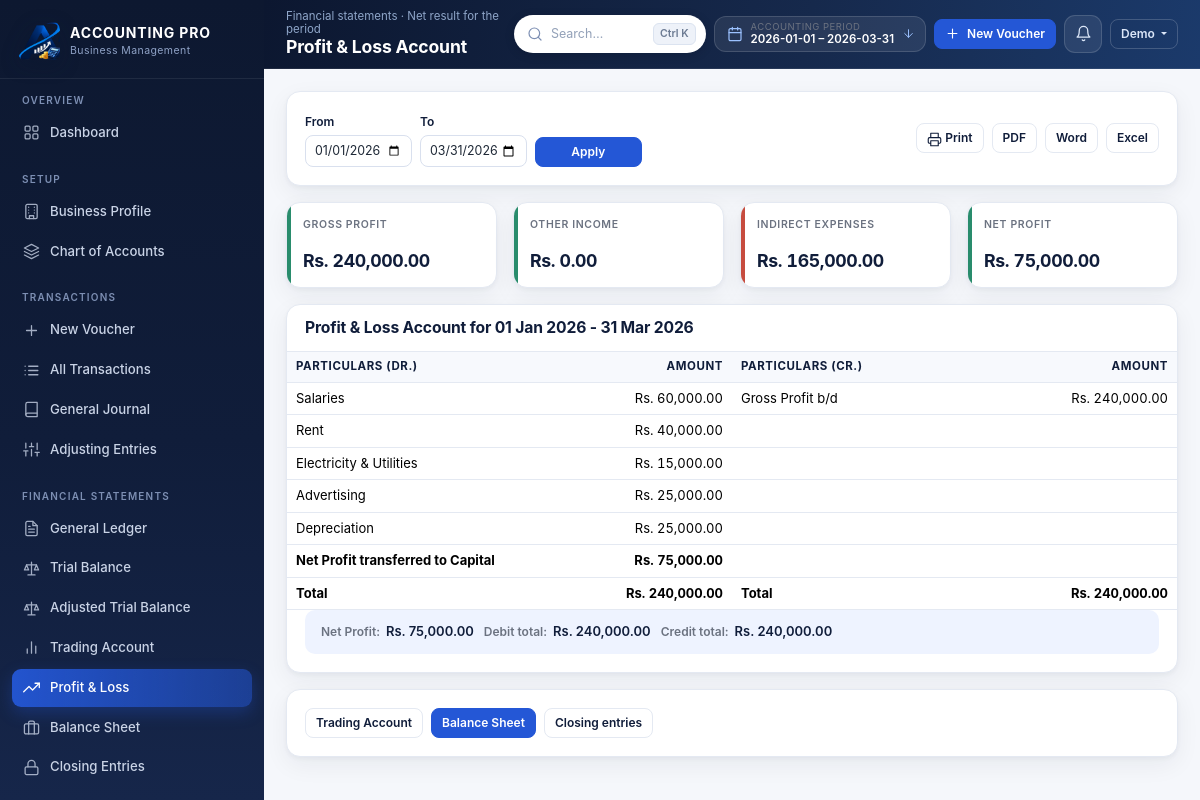
Page /profit-loss (signed in) on the committed database.
### models.py (models this page shows, shortened)
class AccountingPeriod(db.Model):
    __tablename__ = "accounting_periods"
    __table_args__ = (UniqueConstraint("business_id", "label", name="uq_period_label"),)
    id = db.Column(Integer, primary_key=True)
    business_id = db.Column(Integer, ForeignKey("businesses.id", ondelete="CASCADE"),
                            nullable=False, index=True)
    label = db.Column(String(120), nullable=False)
    kind = db.Column(String(20), default="Yearly", nullable=False)
    start_date = db.Column(Date, nullable=False)
    end_date = db.Column(Date, nullable=False)
    is_active = db.Column(Boolean, default=True, nullable=False)
    is_closed = db.Column(Boolean, default=False, nullable=False)
    created_at = db.Column(DateTime, default=datetime.utcnow, nullable=False)
    business = relationship("Business", back_populates="periods")

class User(db.Model):
    __tablename__ = "users"
    id = db.Column(Integer, primary_key=True)
    name = db.Column(String(120), nullable=False)
    email = db.Column(String(190), nullable=False, unique=True, index=True)
    password_hash = db.Column(String(255), nullable=False)
    is_active = db.Column(Boolean, default=True, nullable=False)
    reset_token = db.Column(String(120), index=True)
    reset_expires = db.Column(DateTime)
    last_login = db.Column(DateTime)
    created_at = db.Column(DateTime, default=datetime.utcnow, nullable=False)
    businesses = relationship("Business", back_populates="user",
                              cascade="all, delete-orphan")
    settings = relationship("UserSettings", back_populates="user", uselist=False,
                            cascade="all, delete-orphan")

class Account(db.Model):
    __tablename__ = "accounts"
    __table_args__ = (
        UniqueConstraint("business_id", "code", name="uq_account_code"),
        Index("ix_account_business_cat", "business_id", "category"),
    )
    id = db.Column(Integer, primary_key=True)
    business_id = db.Column(Integer, ForeignKey("businesses.id", ondelete="CASCADE"),
                            nullable=False, index=True)
    code = db.Column(String(20), nullable=False)
    name = db.Column(String(150), nullable=False)
    category = db.Column(String(30), nullable=False)
    subcategory = db.Column(String(40), nullable=False)
    normal_balance = db.Column(String(10), nullable=False, default="Debit")
    opening_debit = db.Column(Money, default=ZERO, nullable=False)
    opening_credit = db.Column(Money, default=ZERO, nullable=False)
    description = db.Column(Text)
    is_active = db.Column(Boolean, default=True, nullable=False)
    created_at = db.Column(DateTime, default=datetime.utcnow, nullable=False)
    business = relationship("Business", back_populates="accounts")
    lines = relationship("JournalLine", back_populates="account")
    @property
    def opening_net(self):
        return money(self.opening_debit) - money(self.opening_credit)

### app.py (the view)
    @app.route("/profit-loss")
    @business_required
    def profit_loss_page():
        business = get_business()
        start, end = period_range()
        bal = None
        t = trading_account(business.id, start, end)
        pl = profit_and_loss(business.id, start, end, trading=t)
        return render_template("profit_loss.html", pl=pl, t=t)

### templates/profit_loss.html (shortened to what this page needs)
{% extends 'base.html' %}
{% from 'partials/icons.html' import icon %}
{% from 'partials/macros.html' import two_side, empty_state %}
{% block page_title %}Profit &amp; Loss Account{% endblock %}
{% block crumb %}Financial statements · Net result for the period{% endblock %}
{% block content %}
<div class="card mb-3 no-print">
  <div class="card-body d-flex flex-wrap gap-2 align-items-center">
    <form method="get" class="row g-2 align-items-end">
      <div class="col-6 col-md-4"><label class="form-label">From</label>
        <input type="date" class="form-control form-control-sm" name="start" value="{{ period_start }}"></div>
      <div class="col-6 col-md-4"><label class="form-label">To</label>
        <input type="date" class="form-control form-control-sm" name="end" value="{{ period_end }}"></div>
      <div class="col-12 col-md-4"><button class="btn btn-primary btn-sm w-100">Apply</button></div>
    </form>
    <div class="ms-auto d-flex flex-wrap gap-2">
      <button class="btn btn-sm btn-ghost" type="button" data-print>{{ icon('printer') }} Print</button>
      <a class="btn btn-sm btn-ghost" href="{{ url_for('export_report', fmt='pdf', report_name='profit_loss') }}">PDF</a>
      <a class="btn btn-sm btn-ghost" href="{{ url_for('export_report', fmt='word', report_name='profit_loss') }}">Word</a>
      <a class="btn btn-sm btn-ghost" href="{{ url_for('export_report', fmt='excel', report_name='profit_loss') }}">Excel</a>
    </div>
  </div>
</div>
<div class="row g-3 mb-3">
  <div class="col-6 col-md-3"><div class="stat-card tone-income">
    <div class="stat-label">Gross Profit</div><div class="stat-value">{{ t.gross_profit|rs }}</div></div></div>
  <div class="col-6 col-md-3"><div class="stat-card tone-income">
    <div class="stat-label">Other Income</div><div class="stat-value">{{ pl.other_income|rs }}</div></div></div>
  <div class="col-6 col-md-3"><div class="stat-card tone-expense">
    <div class="stat-label">Indirect Expenses</div><div class="stat-value">{{ pl.expense_total|rs }}</div></div></div>
  <div class="col-6 col-md-3"><div class="stat-card {{ 'tone-income' if pl.is_profit else 'tone-expense' }}">
    <div class="stat-label">{{ 'Net Profit' if pl.is_profit else 'Net Loss' }}</div>
    <div class="stat-value {{ 'neg' if not pl.is_profit }}">
      {{ (pl.net_profit if pl.is_profit else pl.net_loss)|rs }}</div></div></div>
</div>
{% if pl.has_activity %}
  {{ two_side('Profit & Loss Account for ' ~ period_label, pl.debit_items, pl.credit_items,
              pl.total_debit, pl.total_credit,
              {'label': 'Net Profit' if pl.is_profit else 'Net Loss',
               'amount': (pl.net_profit if pl.is_profit else pl.net_loss)}) }}
{% else %}
  <div class="card"><div class="card-body">
    {{ empty_state('No income or expenses',
       'Nothing has been posted for ' ~ period_label ~ ', so the Profit & Loss Account is empty.', 'trending') }}
  </div></div>
{% endif %}
<div class="card mt-3">
  <div class="card-body d-flex flex-wrap gap-2">
    <a class="btn btn-sm btn-ghost" href="{{ url_for('trading_account_page') }}">Trading Account</a>
    <a class="btn btn-sm btn-primary" href="{{ url_for('balance_sheet_page') }}">Balance Sheet</a>
    <a class="btn btn-sm btn-ghost" href="{{ url_for('closing_entries_page') }}">Closing entries</a>
  </div>
</div>
{% endblock %}

### templates/base.html (shortened to what this page needs)
{% from 'partials/icons.html' import icon %}
{% set notif_total = notifications.total if notifications is defined and notifications else 0 %}
{% set notif_items = notifications['items'] if notifications is defined and notifications else [] %}
<!doctype html>
<html lang="en">
<head>
  <link rel="stylesheet" href="{{ url_for('static', filename='vendor/bootstrap.min.css') }}">
  <link rel="stylesheet" href="{{ url_for('static', filename='css/style.css') }}">
</head>
<body>
{% if current_user %}
<div class="app-shell">
  <aside class="sidebar" id="sidebar">
    <div class="sidebar-brand">
      <img class="brand-mark brand-mark-logo" src="{{ url_for('static', filename='images/brand/logo-mark.png') }}" alt="ACCOUNTING PRO">
      <div class="brand-text">
        <strong>ACCOUNTING PRO</strong>
        <span>Business Management</span>
      </div>
    </div>
    {% set ep = request.endpoint %}
    <nav class="pb-3">
      <div class="nav-section">
        <div class="nav-section-title">Overview</div>
        <a class="nav-link {{ 'active' if ep == 'dashboard' }}" href="{{ url_for('dashboard') }}">{{ icon('grid') }} Dashboard</a>
      </div>
      <div class="nav-section">
        <div class="nav-section-title">Setup</div>
        <a class="nav-link {{ 'active' if ep in ['business_profile', 'add_period', 'activate_period'] }}" href="{{ url_for('business_profile') }}">{{ icon('building') }} Business Profile</a>
        <a class="nav-link {{ 'active' if ep in ['accounts', 'account_create', 'account_edit'] }}" href="{{ url_for('accounts') }}">{{ icon('layers') }} Chart of Accounts</a>
      </div>
      <div class="nav-section">
        <div class="nav-section-title">Transactions</div>
        <a class="nav-link {{ 'active' if ep == 'transaction_new' }}" href="{{ url_for('transaction_new') }}">{{ icon('plus') }} New Voucher</a>
        <a class="nav-link {{ 'active' if ep in ['transactions', 'transaction_view', 'transaction_edit'] }}" href="{{ url_for('transactions') }}">{{ icon('list') }} All Transactions</a>
        <a class="nav-link {{ 'active' if ep == 'journal' }}" href="{{ url_for('journal') }}">{{ icon('book') }} General Journal</a>
        <a class="nav-link {{ 'active' if ep in ['adjustments', 'adjustment_new'] }}" href="{{ url_for('adjustments') }}">{{ icon('sliders') }} Adjusting Entries</a>
      </div>
      <div class="nav-section">
        <div class="nav-section-title">Financial Statements</div>
        <a class="nav-link {{ 'active' if ep == 'ledger' }}" href="{{ url_for('ledger') }}">{{ icon('file-text') }} General Ledger</a>
        <a class="nav-link {{ 'active' if ep in ['trial_balance_page', 'trial_balance_manual'] }}" href="{{ url_for('trial_balance_page') }}">{{ icon('scale') }} Trial Balance</a>
        <a class="nav-link {{ 'active' if ep == 'adjusted_trial_balance_page' }}" href="{{ url_for('adjusted_trial_balance_page') }}">{{ icon('scale') }} Adjusted Trial Balance</a>
        <a class="nav-link {{ 'active' if ep == 'trading_account_page' }}" href="{{ url_for('trading_account_page') }}">{{ icon('chart') }} Trading Account</a>
        <a class="nav-link {{ 'active' if ep == 'profit_loss_page' }}" href="{{ url_for('profit_loss_page') }}">{{ icon('trending') }} Profit &amp; Loss</a>
        <a class="nav-link {{ 'active' if ep == 'balance_sheet_page' }}" href="{{ url_for('balance_sheet_page') }}">{{ icon('briefcase') }} Balance Sheet</a>
        <a class="nav-link {{ 'active' if ep == 'closing_entries_page' }}" href="{{ url_for('closing_entries_page') }}">{{ icon('lock') }} Closing Entries</a>
        <a class="nav-link {{ 'active' if ep == 'post_closing_tb_page' }}" href="{{ url_for('post_closing_tb_page') }}">{{ icon('check') }} Post-Closing TB</a>
      </div>
    </nav>
  </aside>
  <div class="main-wrap">
    <header class="topbar">
      <div class="page-heading">
        <div class="crumb">{% block crumb %}Dashboard{% endblock %}</div>
        <h1>{% block page_title %}Dashboard{% endblock %}</h1>
      </div>
      <div class="topbar-actions">
        <div class="topbar-search">
          <form method="get" action="{{ url_for('search') }}" role="search">
            <span class="search-ico">{{ icon('search') }}</span>
            <input type="search" name="q" id="globalSearch" autocomplete="off"
                   value="{{ request.args.get('q', '') if request.endpoint == 'search' else '' }}"
                   placeholder="Search&hellip;" aria-label="Global search"
                   title="Search accounts, vouchers and products (Ctrl+K)">
            <span class="kbd-hint">Ctrl K</span>
          </form>
        </div>
        <div class="dropdown fy-pill-wrap d-none d-xl-flex">
          <button class="fy-pill" type="button" data-bs-toggle="dropdown" aria-label="Accounting period">
            <span class="fy-ico">{{ icon('calendar') }}</span>
            <span class="fy-meta">
              <small>Accounting period</small>
              <span class="fy-range">{{ period_start }} &ndash; {{ period_end }}</span>
            </span>
            <span class="fy-caret">{{ icon('arrow-down') }}</span>
          </button>
        </div>
        <a class="btn btn-sm btn-primary btn-icon d-none d-md-inline-flex"
           href="{{ url_for('transaction_new') }}">{{ icon('plus') }} New Voucher</a>
        <div class="dropdown bell-wrap">
          <button class="bell-btn" type="button" data-bs-toggle="dropdown"
                  aria-label="Notifications{% if notif_total %} ({{ notif_total }} pending){% endif %}">
          </button>
        </div>
        <div class="dropdown">
          <button class="btn btn-sm btn-ghost dropdown-toggle" type="button" data-bs-toggle="dropdown">
            {{ current_user.name.split(' ')[0] }}
          </button>
        </div>
      </div>
    </header>
    <main class="content">
      <div class="content-inner">
        {% block content %}{% endblock %}
      </div>
    </main>
  </div>
</div>
{% else %}
  {% block auth %}{% endblock %}
{% endif %}
</body>
</html>

### templates/partials/macros.html (shortened to what this page needs)
{% macro empty_state(title, message, icon_name='file', action_url=None, action_label=None) -%}
  {% from 'partials/icons.html' import icon %}
{%- endmacro %}
{% macro two_side(title, debit_items, credit_items, total_debit, total_credit, result=None) -%}
<div class="card">
  <div class="card-header"><h3>{{ title }}</h3></div>
  <div class="card-body p-0">
    <div class="table-wrap">
      <table class="table table-sm mb-0">
        <thead>
          <tr>
            <th style="width:34%">Particulars (Dr.)</th><th class="text-end" style="width:16%">Amount</th>
            <th style="width:34%">Particulars (Cr.)</th><th class="text-end" style="width:16%">Amount</th>
          </tr>
        </thead>
        <tbody>
          {% set rows = debit_items|length if debit_items|length > credit_items|length else credit_items|length %}
          {% for i in range(rows) %}
            {% set d = debit_items[i] if i < debit_items|length else None %}
            {% set c = credit_items[i] if i < credit_items|length else None %}
            <tr>
              <td class="{{ 'fw-bold' if d and d.emphasis }}">{{ d.label if d else '' }}</td>
              <td class="num {{ 'fw-bold' if d and d.emphasis }}">
                {% if d and d.amount is not none %}{{ d.amount|rs }}{% endif %}</td>
              <td class="{{ 'fw-bold' if c and c.emphasis }}">{{ c.label if c else '' }}</td>
              <td class="num {{ 'fw-bold' if c and c.emphasis }}">
                {% if c and c.amount is not none %}{{ c.amount|rs }}{% endif %}</td>
            </tr>
          {% endfor %}
        </tbody>
        <tfoot>
          <tr class="row-total">
            <td>Total</td><td class="num">{{ total_debit|rs }}</td>
            <td>Total</td><td class="num">{{ total_credit|rs }}</td>
          </tr>
        </tfoot>
      </table>
    </div>
  </div>
  {% if result %}
  <div class="card-body pt-0">
    <div class="totals-strip">
      <div class="item"><span>{{ result.label }}:</span><span>{{ result.amount|rs }}</span></div>
      <div class="item"><span>Debit total:</span><span>{{ total_debit|rs }}</span></div>
      <div class="item"><span>Credit total:</span><span>{{ total_credit|rs }}</span></div>
    </div>
  </div>
  {% endif %}
</div>
{%- endmacro %}

### rows in the picture
AccountingPeriod: start_date "2026-01-01", end_date "2026-03-31", start "01/01/2026", end "03/31/2026"
User: name "Demo"
Account: name "Salaries"
Account: name "Rent"
Account: name "Electricity & Utilities"
Account: name "Advertising"
Account: name "Depreciation"

### other values in the picture
{{ t.gross_profit|rs }} "Rs. 240,000.00"
{{ pl.other_income|rs }} "Rs. 0.00"
{{ pl.expense_total|rs }} "Rs. 165,000.00"
{{ 'Net Profit' if pl.is_profit else 'Net Loss' }} "NET PROFIT"
{{ (pl.net_profit if pl.is_profit else pl.net_loss)|rs }} "Rs. 75,000.00"
{{ title }} "Profit & Loss Account for 01 Jan 2026 - 31 Mar 2026"
{{ d.amount|rs }} "Rs. 60,000.00" "Rs. 40,000.00" "Rs. 15,000.00" "Rs. 25,000.00" "Rs. 25,000.00" "Rs. 75,000.00"
{{ c.label if c else '' }} "Gross Profit b/d"
{{ c.amount|rs }} "Rs. 240,000.00"
{{ d.label if d else '' }} "Net Profit transferred to Capital"
{{ total_debit|rs }} "Rs. 240,000.00"
{{ total_credit|rs }} "Rs. 240,000.00"
{{ result.label }} "Net Profit"
{{ result.amount|rs }} "Rs. 75,000.00"
